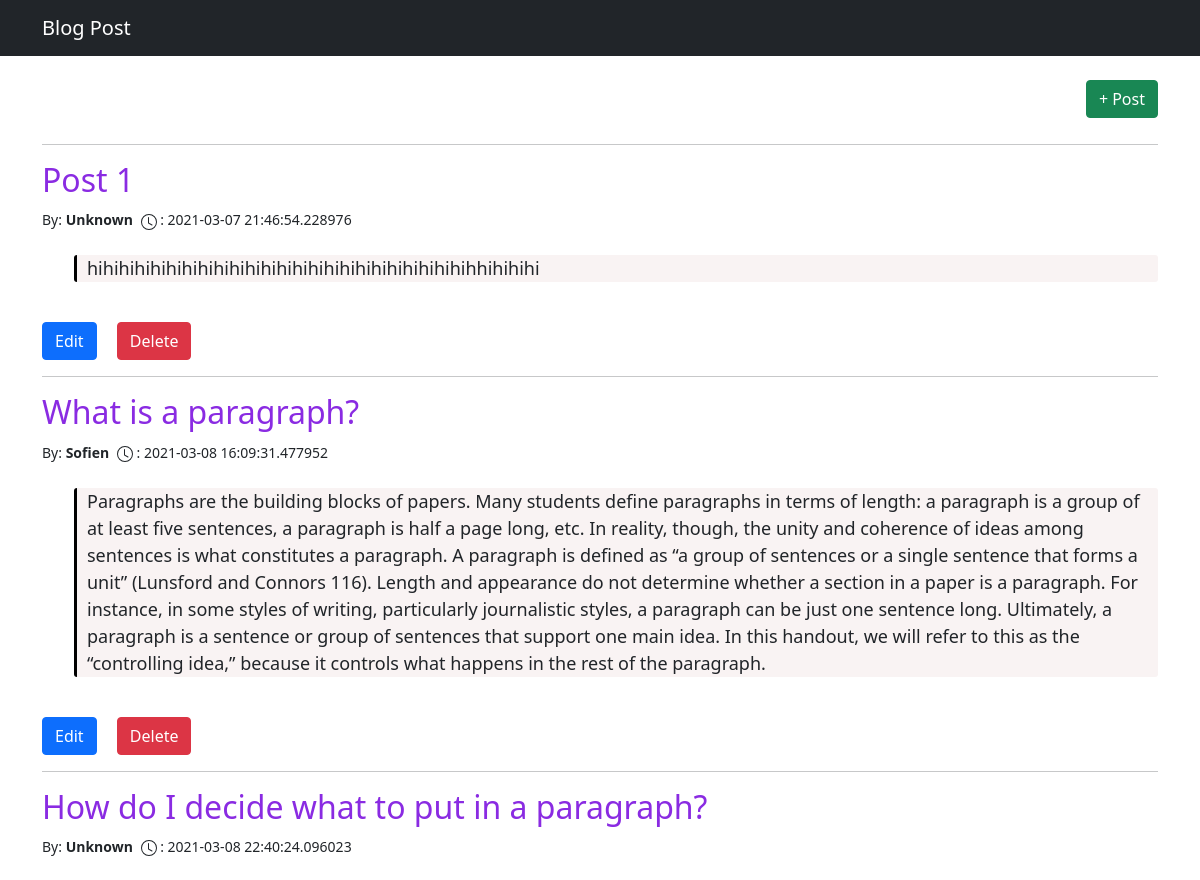
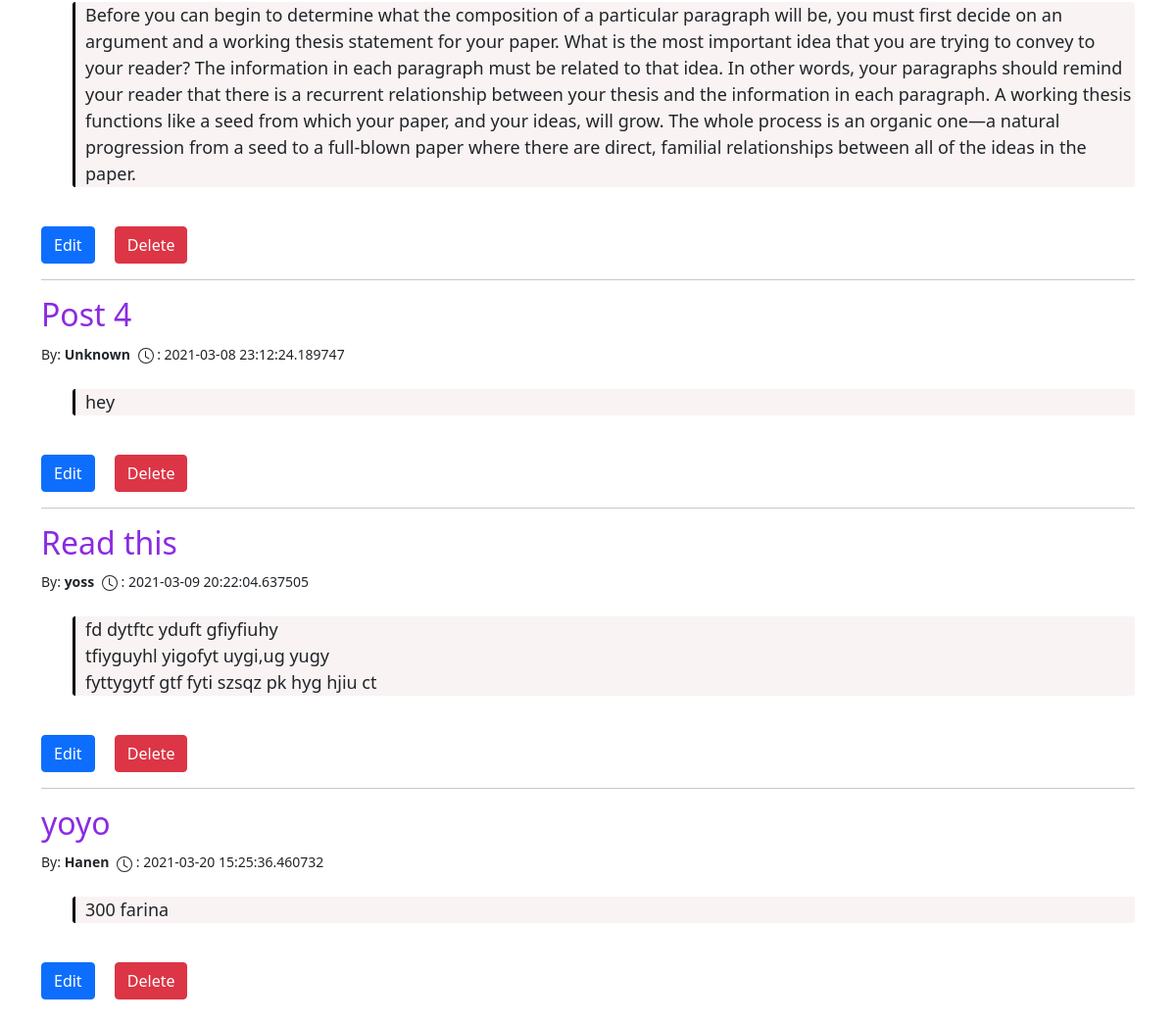
The page /posts on the database its author committed (2 pictures, top to bottom).
### app.py (models this page shows, shortened)
class BlogPost(db.Model):
    id = db.Column(db.Integer, primary_key=True)
    title = db.Column(db.String(100), nullable=False)
    content = db.Column(db.Text, nullable=False)
    author = db.Column(db.String(30), nullable=False, default='Unknown')
    date_posted = db.Column(db.DateTime, nullable=False, default=datetime.utcnow)

### app.py (the view)
@app.route('/posts', methods=['GET', 'POST'])
def posting():
    posts = BlogPost.query.order_by(BlogPost.date_posted).all()
    return render_template('posts.html', posts=posts)

### templates/posts.html (shortened to what this page needs)
<!DOCTYPE html>
<html lang="en">
<head>
    <link href="https://cdn.jsdelivr.net/npm/bootstrap@5.0.0-beta2/dist/css/bootstrap.min.css" rel="stylesheet">
</head>
<body>
    <nav class="navbar navbar-expand-lg navbar-dark bg-dark">
        <div class="container">
          <a class="navbar-brand" href="/">Blog Post</a>
        </div>
    </nav>
    <div class="container">
        <br>
        <a class="btn btn-success float-right" href="/posts/new">+ Post</a>
        <br>
        <br>
        {% if posts %}
            {% for post in posts %}
                <hr>
                <h2 style="color: blueviolet;">{{ post.title }}</h2>
                {% if post.author %}
                    <small>
                        By: <b class="pe-1">{{ post.author }}</b>
                        <svg xmlns="http://www.w3.org/2000/svg" width="16" height="16" fill="currentColor" class="bi bi-clock" viewBox="0 0 16 16">
                            <path d="M8 3.5a.5.5 0 0 0-1 0V9a.5.5 0 0 0 .252.434l3.5 2a.5.5 0 0 0 .496-.868L8 8.71V3.5z"/>
                            <path d="M8 16A8 8 0 1 0 8 0a8 8 0 0 0 0 16zm7-8A7 7 0 1 1 1 8a7 7 0 0 1 14 0z"/>
                        </svg> : {{ post.date_posted }}
                    </small>
                {% else %}
                    <small>
                        By: <b class="pe-1">Unknown  </b>
                        <svg xmlns="http://www.w3.org/2000/svg" width="16" height="16" fill="currentColor" class="bi bi-clock" viewBox="0 0 16 16">
                            <path d="M8 3.5a.5.5 0 0 0-1 0V9a.5.5 0 0 0 .252.434l3.5 2a.5.5 0 0 0 .496-.868L8 8.71V3.5z"/>
                            <path d="M8 16A8 8 0 1 0 8 0a8 8 0 0 0 0 16zm7-8A7 7 0 1 1 1 8a7 7 0 0 1 14 0z"/>
                        </svg>  : {{ post.date_posted }}
                    </small>
                {% endif %}
                <br>
                <br>
                <ul style="list-style-type:none">
                    <li>
                        <p style="white-space: pre-wrap; background-color: #f9f3f3; font-size: 18px; border-left: black solid; border-radius: 3px; padding-left: 10px;">{{ post.content }}</p>
                    </li>
                </ul>
                <br>
                <a class="btn btn-primary me-3" href="/posts/edit/post{{post.id}}">Edit</a>
                <a class="btn btn-danger" href="/posts/delete/post{{post.id}}">Delete</a>
            {% endfor %}
        {% else %}
            <h4>No Posts :(</h4>
        {% endif %}
    </div>
    <br>
</body>
</html>

### templates/posts.html (style rules this page uses)
.float-right { float: right !important; }

### rows shown on the page
BlogPost: title "Post 1", date_posted "2021-03-07 21:46:54.228976", content "hihihihihihihihihihihihihihihihihihihihihihihihihhihihihi"
BlogPost: title "What is a paragraph?", author "Sofien", date_posted "2021-03-08 16:09:31.477952", content "Paragraphs are the building blocks of papers. Many students define paragraphs in terms of length: a paragraph is a group of at least five sentences, a paragraph is half a page long, etc. In reality, though, the unity and coherence of ideas among sentences is what constitutes a paragraph. A paragraph is defined as “a group of sentences or a single sentence that forms a unit” (Lunsford and Connors 116). Length and appearance do not determine whether a section in a paper is a paragraph. For instance, in some styles of writing, particularly journalistic styles, a paragraph can be just one sentence long. Ultimately, a paragraph is a sentence or group of sentences that support one main idea. In…"
BlogPost: title "How do I decide what to put in a paragraph?", date_posted "2021-03-08 22:40:24.096023", content "Before you can begin to determine what the composition of a particular paragraph will be, you must first decide on an argument and a working thesis statement for your paper. What is the most important idea that you are trying to convey to your reader? The information in each paragraph must be related to that idea. In other words, your paragraphs should remind your reader that there is a recurrent relationship between your thesis and the information in each paragraph. A working thesis functions like a seed from which your paper, and your ideas, will grow. The whole process is an organic one—a natural progression from a seed to a full-blown paper where there are direct, familial relationships…"
BlogPost: title "Post 4", date_posted "2021-03-08 23:12:24.189747", content "hey"
BlogPost: title "Read this", author "yoss", date_posted "2021-03-09 20:22:04.637505", content "fd dytftc yduft gfiyfiuhy tfiyguyhl yigofyt uygi,ug yugy fyttygytf gtf fyti szsqz pk hyg hjiu ct"
BlogPost: title "yoyo", author "Hanen", date_posted "2021-03-20 15:25:36.460732", content "300 farina"
